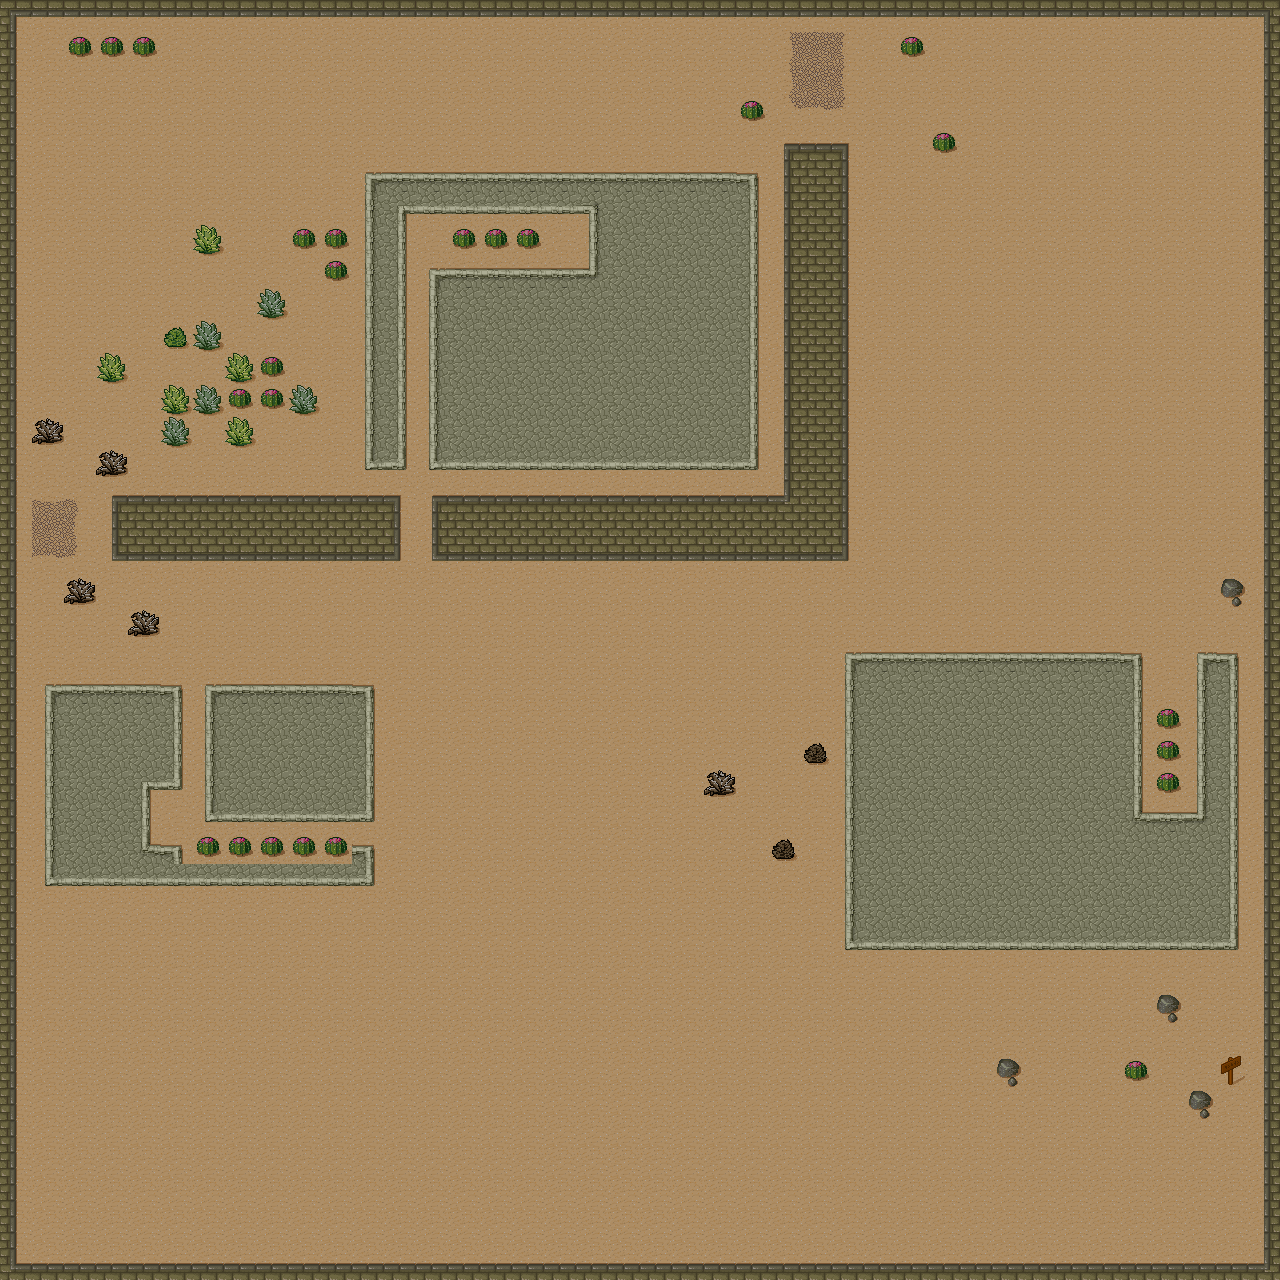

This game map was drawn from its Tiled (.tmx) file and the tilesets committed beside it. A one-line description and the trimmed map source follow:
An orthogonal 40x40 tile map with 32x32 px tiles, 1 tile layer (Ground) and 70 objects.

<map version="2017.05.26" orientation="orthogonal" renderorder="right-down" width="40" height="40" tilewidth="32" tileheight="32" nextobjectid="113">
 <tileset firstgid="1" source="desert.tsx" />
 <objectgroup name="exit">
  <object id="104" x="1222" y="1060" width="21" height="19">
   <ellipse />
  </object>
 </objectgroup>
 <objectgroup name="pic_objs">
  <object id="30" x="293" y="226" width="23" height="23" />
  <object id="31" x="322" y="228" width="27" height="20" />
  <object id="32" x="324" y="259" width="24" height="22" />
  <object id="33" x="261" y="354" width="23" height="21" />
  <object id="34" x="259" y="387" width="26" height="21" />
  <object id="35" x="228" y="387" width="22" height="19" />
  <object id="54" x="77" y="42" width="11" height="13">
   <ellipse />
  </object>
  <object id="55" x="107" y="44" width="14" height="11">
   <ellipse />
  </object>
  <object id="56" x="139" y="39" width="16" height="15">
   <ellipse />
  </object>
  <object id="57" x="233" y="425" width="19" height="19">
   <ellipse />
  </object>
  <object id="58" x="707" y="771" width="26" height="22">
   <ellipse />
  </object>
  <object id="59" x="811" y="749" width="14" height="12">
   <ellipse />
  </object>
  <object id="61" x="1161" y="711" width="13" height="12">
   <ellipse />
  </object>
  <object id="62" x="1165" y="743" width="10" height="15">
   <ellipse />
  </object>
  <object id="63" x="1159" y="778" width="18" height="10">
   <ellipse />
  </object>
  <object id="75" x="905" y="37" width="16" height="19">
   <ellipse />
  </object>
  <object id="76" x="934" y="133" width="19" height="17">
   <ellipse />
  </object>
  <object id="77" x="741" y="103" width="22" height="13">
   <ellipse />
  </object>
  <object id="78" x="458" y="234" width="12" height="11">
   <ellipse />
  </object>
  <object id="79" x="489" y="232" width="17" height="11">
   <ellipse />
  </object>
  <object id="80" x="520" y="231" width="15" height="13">
   <ellipse />
  </object>
  <object id="85" x="1128" y="1059" width="17" height="19">
   <ellipse />
  </object>
  <object id="99" x="202" y="840" width="12" height="12">
   <ellipse />
  </object>
  <object id="100" x="234" y="841" width="16" height="10">
   <ellipse />
  </object>
  <object id="101" x="267" y="845" width="15" height="8">
   <ellipse />
  </object>
  <object id="102" x="298" y="839" width="16" height="13">
   <ellipse />
  </object>
  <object id="103" x="329" y="842" width="13" height="8">
   <ellipse />
  </object>
 </objectgroup>
 <objectgroup name="boxes">
  <object id="2" x="112" y="496" width="285" height="62" />
  <object id="3" x="434" y="498" width="410" height="60" />
  <object id="4" x="784" y="144" width="61" height="415" />
  <object id="5" x="198" y="235" width="20" height="16">
   <ellipse />
  </object>
  <object id="7" x="198" y="235" width="20" height="18">
   <ellipse />
  </object>
  <object id="8" x="263" y="302" width="19" height="15">
   <ellipse />
  </object>
  <object id="9" x="168" y="333" width="15" height="14">
   <ellipse />
  </object>
  <object id="10" x="199" y="327" width="18" height="21">
   <ellipse />
  </object>
  <object id="11" x="228" y="359" width="22" height="23">
   <ellipse />
  </object>
  <object id="12" x="290" y="393" width="25" height="16">
   <ellipse />
  </object>
  <object id="13" x="201" y="393" width="17" height="17">
   <ellipse />
  </object>
  <object id="20" x="175" y="429" width="9" height="9">
   <ellipse />
  </object>
  <object id="21" x="168" y="421" width="19" height="26">
   <ellipse />
  </object>
  <object id="22" x="164" y="389" width="23" height="24">
   <ellipse />
  </object>
  <object id="23" x="104" y="359" width="16" height="20">
   <ellipse />
  </object>
  <object id="25" x="32" y="421" width="30" height="23">
   <ellipse />
  </object>
  <object id="26" x="99" y="454" width="22" height="20">
   <ellipse />
  </object>
  <object id="27" x="72" y="582" width="21" height="21">
   <ellipse />
  </object>
  <object id="28" x="131" y="612" width="24" height="23">
   <ellipse />
  </object>
  <object id="68" x="848" y="657" width="289" height="291" />
  <object id="69" x="1139" y="816" width="68" height="131" />
  <object id="70" x="1200" y="654" width="34" height="293" />
  <object id="81" x="367" y="174" width="33" height="294" />
  <object id="82" x="402" y="174" width="351" height="35" />
  <object id="83" x="592" y="212" width="162" height="61" />
  <object id="84" x="433" y="271" width="322" height="196" />
  <object id="87" x="51" y="688" width="125" height="98" />
  <object id="88" x="47" y="787" width="99" height="58" />
  <object id="89" x="48" y="852" width="130" height="28" />
  <object id="90" x="176" y="862" width="194" height="21" />
  <object id="91" x="351" y="849" width="22" height="32" />
  <object id="92" x="210" y="687" width="161" height="131" />
  <object id="93" x="80" y="589" width="13" height="13">
   <ellipse />
  </object>
  <object id="94" x="130" y="615" width="24" height="16">
   <ellipse />
  </object>
  <object id="95" x="706" y="772" width="1">
   <ellipse />
  </object>
  <object id="96" x="715" y="773" width="21" height="20">
   <ellipse />
  </object>
  <object id="97" x="805" y="743" width="19" height="18">
   <ellipse />
  </object>
  <object id="98" x="774" y="843" width="20" height="14">
   <ellipse />
  </object>
  <object id="107" x="4" y="2" width="10" height="1276" />
  <object id="108" x="10" y="1254" width="1264" height="20" />
  <object id="109" x="1254" y="10" width="20" height="1262" />
  <object id="110" x="8" y="2" width="1266" height="14" />
 </objectgroup>
 <layer name="Ground" width="40" height="40" opacity="0.68">
  <data>[1600 cells, 1600 non-empty, 43 distinct tile ids]</data>
 </layer>
</map>
